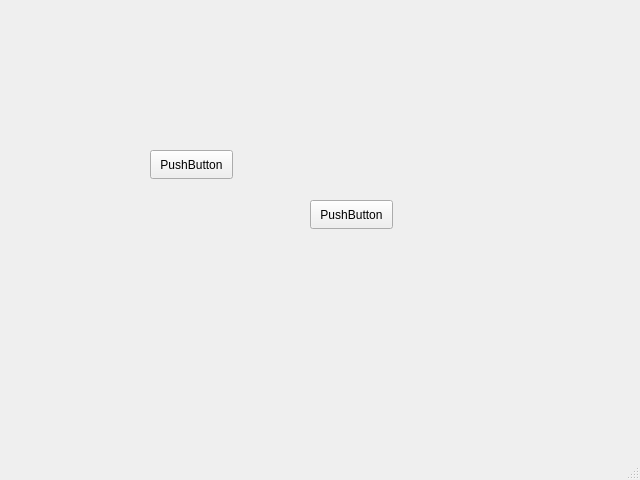
<?xml version="1.0" encoding="UTF-8"?>
<ui version="4.0">
 <class>functions</class>
 <widget class="QMainWindow" name="functions">
  <property name="geometry">
   <rect>
    <x>0</x>
    <y>0</y>
    <width>640</width>
    <height>480</height>
   </rect>
  </property>
  <property name="windowTitle">
   <string>MainWindow</string>
  </property>
  <widget class="QWidget" name="centralwidget">
   <widget class="QPushButton" name="pushButton">
    <property name="geometry">
     <rect>
      <x>150</x>
      <y>150</y>
      <width>83</width>
      <height>29</height>
     </rect>
    </property>
    <property name="text">
     <string>PushButton</string>
    </property>
   </widget>
   <widget class="QPushButton" name="pushButton_2">
    <property name="geometry">
     <rect>
      <x>310</x>
      <y>200</y>
      <width>83</width>
      <height>29</height>
     </rect>
    </property>
    <property name="text">
     <string>PushButton</string>
    </property>
   </widget>
  </widget>
  <widget class="QMenuBar" name="menubar">
   <property name="geometry">
    <rect>
     <x>0</x>
     <y>0</y>
     <width>640</width>
     <height>25</height>
    </rect>
   </property>
  </widget>
  <widget class="QStatusBar" name="statusbar"/>
 </widget>
 <resources/>
 <connections/>
</ui>
